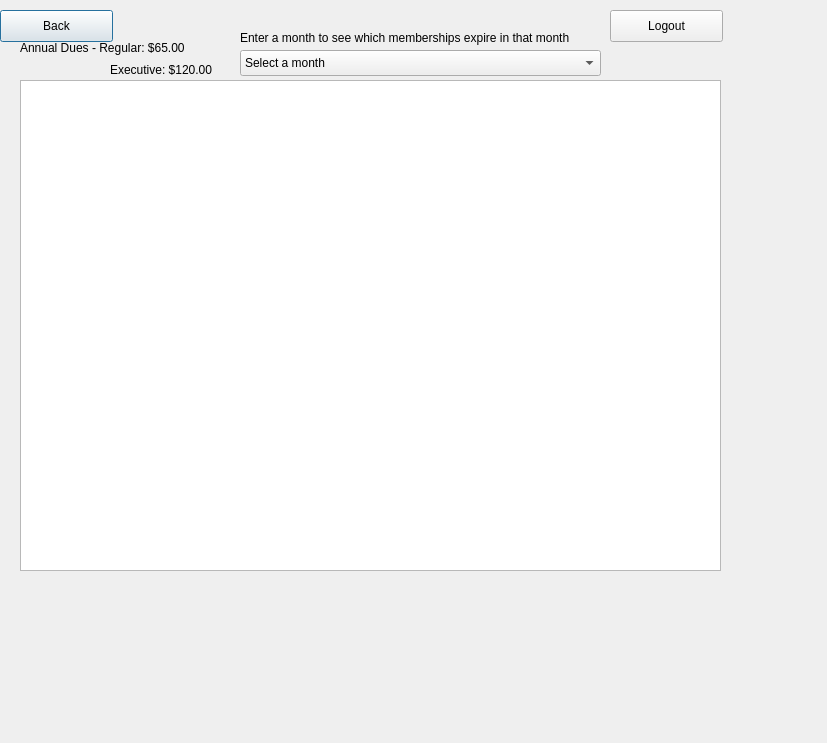
<?xml version="1.0" encoding="UTF-8"?>
<ui version="4.0">
 <class>expirationSearch</class>
 <widget class="QDialog" name="expirationSearch">
  <property name="geometry">
   <rect>
    <x>0</x>
    <y>0</y>
    <width>827</width>
    <height>743</height>
   </rect>
  </property>
  <property name="windowTitle">
   <string>Dialog</string>
  </property>
  <widget class="QLabel" name="label">
   <property name="geometry">
    <rect>
     <x>240</x>
     <y>30</y>
     <width>381</width>
     <height>16</height>
    </rect>
   </property>
   <property name="text">
    <string>Enter a month to see which memberships expire in that month</string>
   </property>
  </widget>
  <widget class="QComboBox" name="comboBox_month">
   <property name="geometry">
    <rect>
     <x>240</x>
     <y>50</y>
     <width>361</width>
     <height>26</height>
    </rect>
   </property>
   <item>
    <property name="text">
     <string>Select a month</string>
    </property>
   </item>
   <item>
    <property name="text">
     <string>January</string>
    </property>
   </item>
   <item>
    <property name="text">
     <string>February</string>
    </property>
   </item>
   <item>
    <property name="text">
     <string>March</string>
    </property>
   </item>
   <item>
    <property name="text">
     <string>April</string>
    </property>
   </item>
   <item>
    <property name="text">
     <string>May</string>
    </property>
   </item>
   <item>
    <property name="text">
     <string>June</string>
    </property>
   </item>
   <item>
    <property name="text">
     <string>July</string>
    </property>
   </item>
   <item>
    <property name="text">
     <string>August</string>
    </property>
   </item>
   <item>
    <property name="text">
     <string>September</string>
    </property>
   </item>
   <item>
    <property name="text">
     <string>October</string>
    </property>
   </item>
   <item>
    <property name="text">
     <string>November</string>
    </property>
   </item>
   <item>
    <property name="text">
     <string>December</string>
    </property>
   </item>
  </widget>
  <widget class="QTableWidget" name="tableWidget">
   <property name="geometry">
    <rect>
     <x>20</x>
     <y>80</y>
     <width>701</width>
     <height>491</height>
    </rect>
   </property>
  </widget>
  <widget class="QPushButton" name="pushButton">
   <property name="geometry">
    <rect>
     <x>0</x>
     <y>10</y>
     <width>113</width>
     <height>32</height>
    </rect>
   </property>
   <property name="text">
    <string>Back</string>
   </property>
  </widget>
  <widget class="QPushButton" name="pushButton_2">
   <property name="geometry">
    <rect>
     <x>610</x>
     <y>10</y>
     <width>113</width>
     <height>32</height>
    </rect>
   </property>
   <property name="text">
    <string>Logout</string>
   </property>
  </widget>
  <widget class="QLabel" name="label_2">
   <property name="geometry">
    <rect>
     <x>20</x>
     <y>40</y>
     <width>201</width>
     <height>16</height>
    </rect>
   </property>
   <property name="text">
    <string>Annual Dues - Regular: $65.00</string>
   </property>
  </widget>
  <widget class="QLabel" name="label_3">
   <property name="geometry">
    <rect>
     <x>110</x>
     <y>60</y>
     <width>121</width>
     <height>20</height>
    </rect>
   </property>
   <property name="text">
    <string>Executive: $120.00</string>
   </property>
  </widget>
 </widget>
 <resources/>
 <connections/>
</ui>
